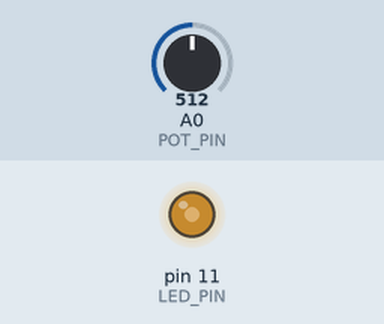
Bench run of a sketch on a simulated Arduino Uno, built with avr-gcc and run on an emulated ATmega328P. Parts: output pins drawn as LEDs (lit = HIGH). The inputs (shaded band) are chosen by the test bench; at power-on: A0 (POT_PIN) = 512.

Above: at 1.2 s.
1.3 s: A0 (POT_PIN) set to 716
At 2.3 s:
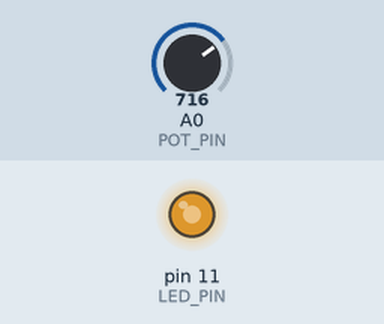
2.8 s: A0 (POT_PIN) set to 900
At 3.4 s:
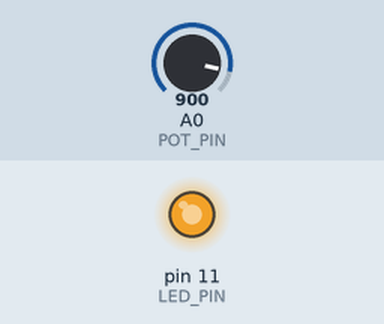
4.3 s: A0 (POT_PIN) set to 122
At 5.5 s:
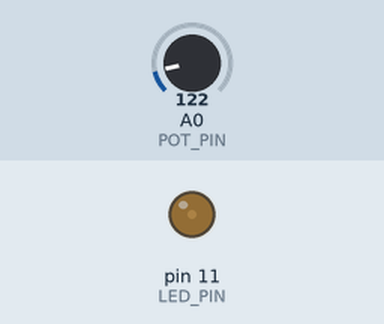
5.8 s: A0 (POT_PIN) set to 0
At 6.9 s:
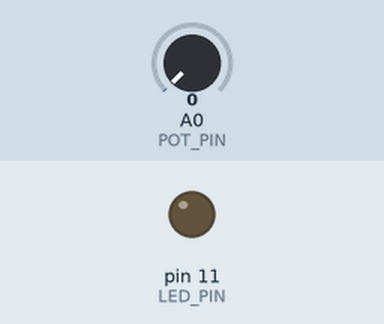
Timing chart, 0 to 8.3 s (numbered marks = the images above; inputs shaded):
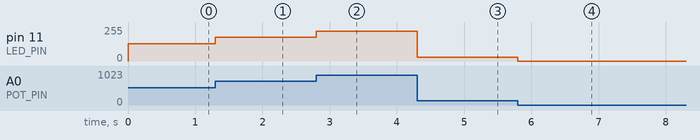

Measured:
- after the input at 1.3 s, pin 11 (LED_PIN): 128/255 → 179/255 at once
- after the input at 2.8 s, pin 11 (LED_PIN): 179/255 → 225/255 at once
- after the input at 4.3 s, pin 11 (LED_PIN): 225/255 → 30/255 at once
- after the input at 5.8 s, pin 11 (LED_PIN): 30/255 → 0/255 at once

The sketch:

sketch.ino
```cpp
#define LED_PIN 11
#define POT_PIN A0

void setup() {
    // light-emitting diode pin out, as in projects 1 and 2
    pinMode(LED_PIN, OUTPUT);

    // potentiometer pin input (because we want to use it's readings)
    pinMode(POT_PIN, INPUT);
}

void loop() {

    // declare 2 integer variables for rotation and brightness
    int rotation, brightness;

    // read rotation from potentiometer, it will
    // return a number from 0 to 1023 proportional to
    // handle turn angle
    rotation = analogRead(POT_PIN);

    // calculate brightness since we need a number between 0 and 255,
    // not 0 and 1023
    brightness = rotation / 4;

    // return resulting brightness to light-emitting diode
    analogWrite(LED_PIN, brightness);
}
```
